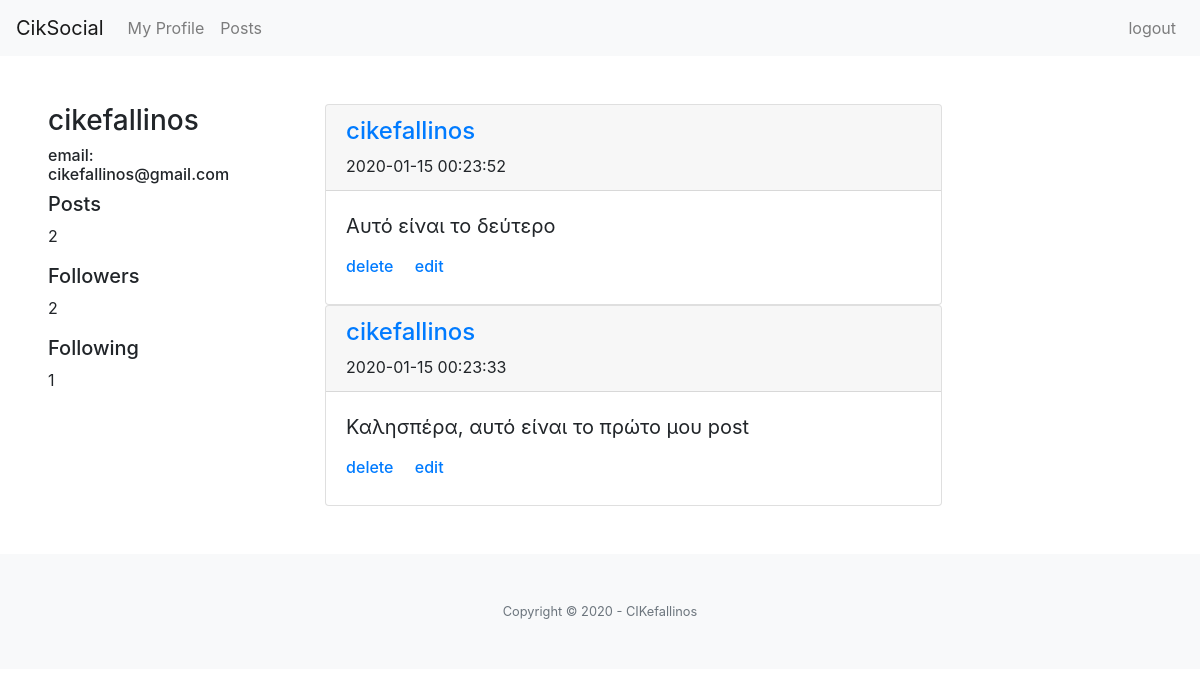
The app's page /profile (signed in) with its own data.
### models.py (models this page shows, shortened)
class User(UserMixin, Model):
	username = CharField(unique = True)
	email = CharField(unique = True)
	password = CharField(max_length = 100)
	joined_at = DateTimeField(default = datetime.datetime.now)
	is_admin = BooleanField(default = False)
	class Meta:
		database = DATABASE
		order_by = ('-joined_at',)
	def get_posts(self):
		return Post.select().where(Post.user == self)
	'''
	def get_stream(self):
		return Post.select().where(
			(Post.user << self.following()),
			(Post.user == self)
			)
	'''
	def following(self):
		return(
			User.select().join(
				Relationship, on=Relationship.to_user
				).where(
					Relationship.from_user == self
				)
			)
	def followers(self):
		return(
			User.select().join(
				Relationship, on=Relationship.from_user
				).where(
					Relationship.to_user == self
				)
			)

class Post(Model):
	timestamp = DateTimeField(default = datetime.datetime.now)
	user = ForeignKeyField(
		User,
		related_name = 'posts'
	)
	content = TextField()
	class Meta:
		database = DATABASE
		order_by = ('-timestamp',)

### app.py (the view)
@app.route('/profile')
@app.route('/profile/<username>')
@login_required
def profile(username = None):
	template = 'profile.html'
	if username:
		try:
			user = models.User.select().where(models.User.username**username).get()
		except models.DoesNotExist:
			abort(404)
		else:
			stream = user.posts.limit(100)
	else:
		stream = current_user.get_posts().order_by(models.Post.timestamp.desc())
		user = current_user
	if username:
		template = 'profile.html'
	return render_template(template, stream = stream, user = user)

### app.py (called while the page is built)
@login_manager.user_loader
def load_user(userid):
	try:
		return models.User.get(models.User.id == userid)
	except models.DoesNotExist:
		return None

@app.before_request
def before_request():
	g.db = models.DATABASE
	g.db.connect()
	g.user = current_user

@app.after_request
def after_request(response):
	g.db.close()
	return response

### templates/profile.html (shortened to what this page needs)
{% extends 'base.html' %}
{% block content %}
      <div class="d-flex bd-highlight">
        <div class="p-5 w-25 bd-highlight">
            <h3>{{user.username}}</h3>
            <h6>email: {{user.email}}</h6>
                  <h5>Posts</h5>
                  <p>{{ user.posts.count() }}</p>
                  <h5>Followers</h5>
                  <p>{{ user.followers().count() }}</p>
                  <h5>Following</h5>
                  <p>{{ user.following().count() }}</p>
        </div>
        <div class="p-5 w-100 bd-highlight">
             <div class="align-self-baseline">
             {% if stream %}
                        {% for post in stream%}
                            <div class="card">
                            <div class="card-header">
                            <h4> <a href="{{ url_for('profile', username=post.user.username) }}">{{post.user.username}}</a></h4>
                            <time date-time="{{ post.timestamp }}" class="disTime" datetime="{{ post.timestamp.strftime('%Y-%m-%d %H:%M:%S') }}">{{post.timestamp.strftime('%Y-%m-%d %H:%M:%S')}}</time>
                            </div>
                            <div class="card-body">
                                <blockquote class="blockquote mb-0">
                                <p>{{ post.content }}</p>
                                {% if current_user.id == post.user.id %}
                                <footer class="footer">
                                 <h6><a href="{{ url_for('delete_post', post_id = post.id) }}" > delete </a>
                                 <a href="{{ url_for('edit_post', post_id = post.id) }}" > edit </a></h6>
                                </footer>
                                {% endif %}
                                </blockquote>
                            </div>
                            </div>
                        {% endfor%}
                {% else %}
                  <p>There are not Posts yet</p>
                {% endif %}
            </div>
        </div>
        <div class="p-5 w-25 bd-highlight">
        </div>
        </div>
      {% endblock  %}

### records on screen
User: username "cikefallinos", email "cikefallinos@gmail.com", following "1"
Post: user.username "cikefallinos", timestamp "2020-01-15 00:23:52", content "Αυτό είναι το δεύτερο"
Post: user.username "cikefallinos", timestamp "2020-01-15 00:23:33", content "Καλησπέρα, αυτό είναι το πρώτο μου post"

### other values on screen
{{ user.posts.count() }} "2"
{{ user.followers().count() }} "2"
